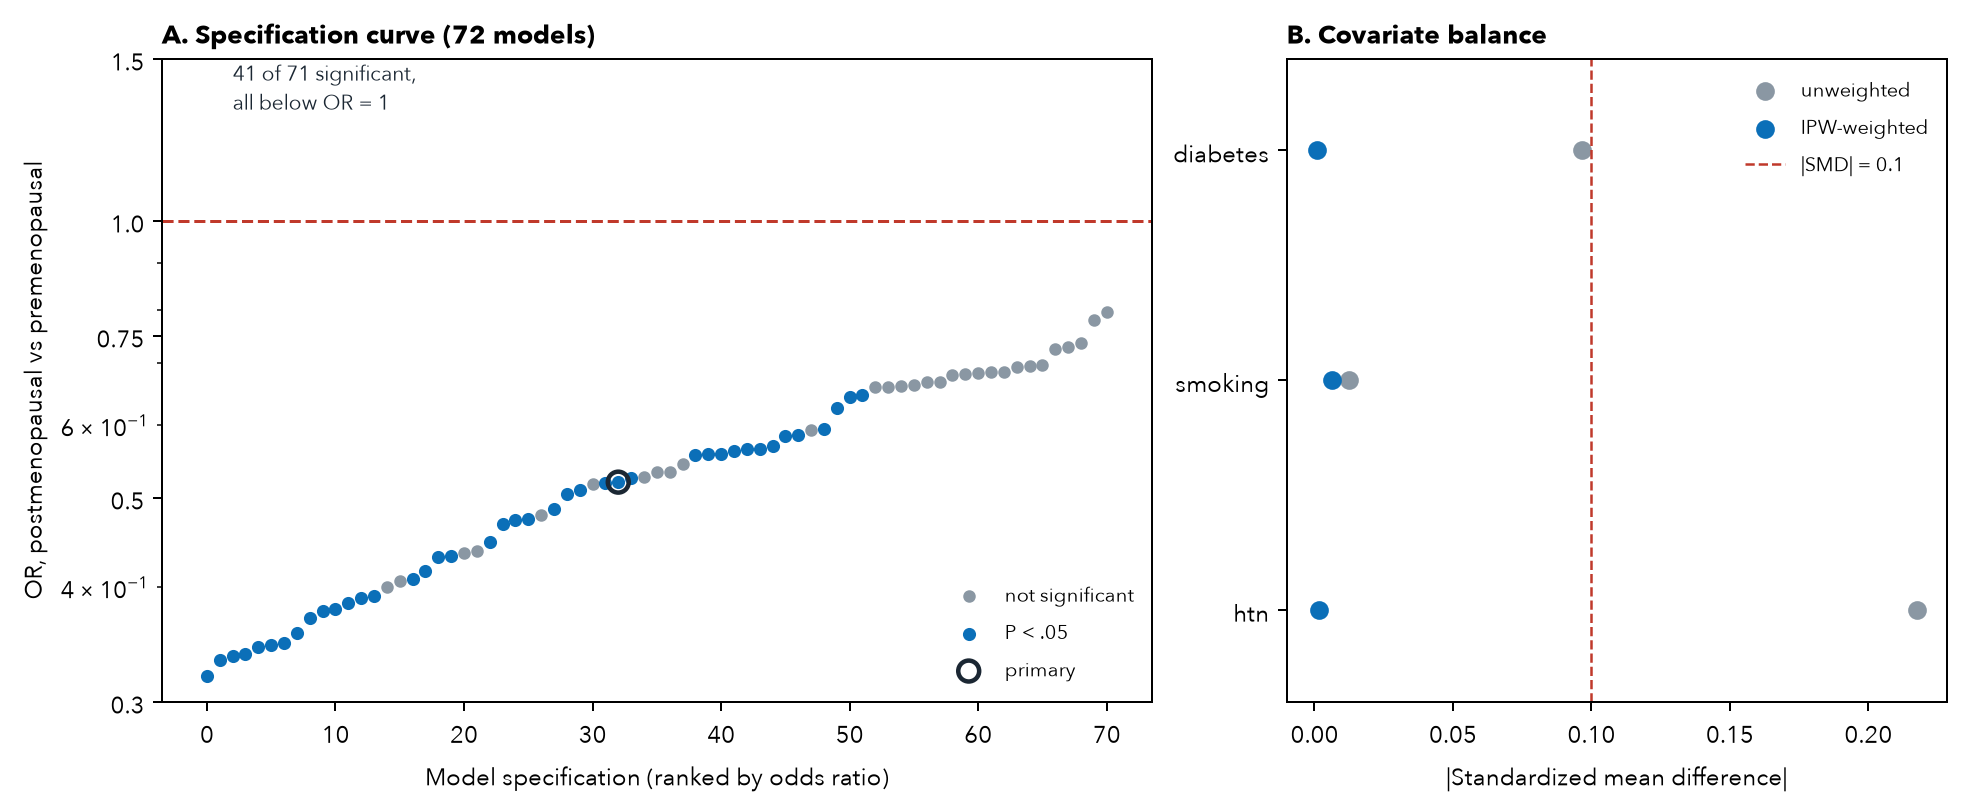

This chart was generated by the following Python code:
"""eFigure. Observational-arm diagnostics: specification curve and covariate balance.

Left: the menopause->DCI odds ratio across all 72 defensible model specifications;
the point of the panel is that significant fits all fall on the anti-protective
side, the signature of age confounding. Right: standardized mean differences before
and after inverse-probability weighting. Reads icu/outputs/{spec_curve,balance}.csv.
"""
from pathlib import Path

import matplotlib
matplotlib.use("Agg")
import numpy as np
import pandas as pd
import matplotlib.pyplot as plt

plt.rcParams.update({"font.family": ["Avenir Next", "Arial"], "font.size": 9.5})
BLUE = "#0B6FB8"; GREY = "#8a97a3"; RED = "#c0392b"; INK = "#1b2733"

ROOT = Path(__file__).resolve().parents[1]
sc = pd.read_csv(ROOT / "icu" / "outputs" / "spec_curve.csv")
bal = pd.read_csv(ROOT / "icu" / "outputs" / "balance.csv")

fig, (ax1, ax2) = plt.subplots(1, 2, figsize=(11, 4.6),
                               gridspec_kw={"width_ratios": [1.5, 1]})

# ---- A. specification curve ----
sc = sc[sc["converged"]].sort_values("or").reset_index(drop=True)
x = np.arange(len(sc))
sig = sc["p"] < 0.05
ax1.scatter(x[~sig], sc["or"][~sig], s=16, color=GREY, label="not significant")
ax1.scatter(x[sig], sc["or"][sig], s=18, color=BLUE, label="P < .05")
ax1.axhline(1.0, color=RED, ls="--", lw=1.2)
prim = sc[(sc.cutoff == 51) & (sc.adjust == "clinical") & (sc.outcome == "dci_composite")
          & (sc.source == "all")]
if len(prim):
    ax1.scatter([sc.index[sc["or"] == prim["or"].iloc[0]][0]], [prim["or"].iloc[0]],
                s=70, facecolor="none", edgecolor=INK, lw=1.8, label="primary")
ax1.set_yscale("log")
ax1.set_yticks([0.3, 0.5, 0.75, 1.0, 1.5])
ax1.set_yticklabels(["0.3", "0.5", "0.75", "1.0", "1.5"])
ax1.set_xlabel("Model specification (ranked by odds ratio)")
ax1.set_ylabel("OR, postmenopausal vs premenopausal")
ax1.set_title("A. Specification curve (72 models)", loc="left", fontweight="bold", fontsize=10.5)
ax1.text(2, 1.32, f"{int(sig.sum())} of {len(sc)} significant,\nall below OR = 1",
         fontsize=8.5, color=INK)
ax1.legend(fontsize=8, frameon=False, loc="lower right")

# ---- B. covariate balance (love plot) ----
y = np.arange(len(bal))
ax2.scatter(bal["smd_unweighted"], y, s=42, color=GREY, label="unweighted")
ax2.scatter(bal["smd_weighted"], y, s=42, color=BLUE, label="IPW-weighted")
ax2.axvline(0.1, color=RED, ls="--", lw=1, label="|SMD| = 0.1")
ax2.set_yticks(y); ax2.set_yticklabels(bal["covariate"])
ax2.set_xlabel("|Standardized mean difference|")
ax2.set_title("B. Covariate balance", loc="left", fontweight="bold", fontsize=10.5)
ax2.legend(fontsize=8, frameon=False)
ax2.margins(y=0.2)

fig.tight_layout()
fig.savefig(ROOT / "figures" / "observational_diagnostics.png", dpi=180,
            bbox_inches="tight", facecolor="white")
print("saved")
